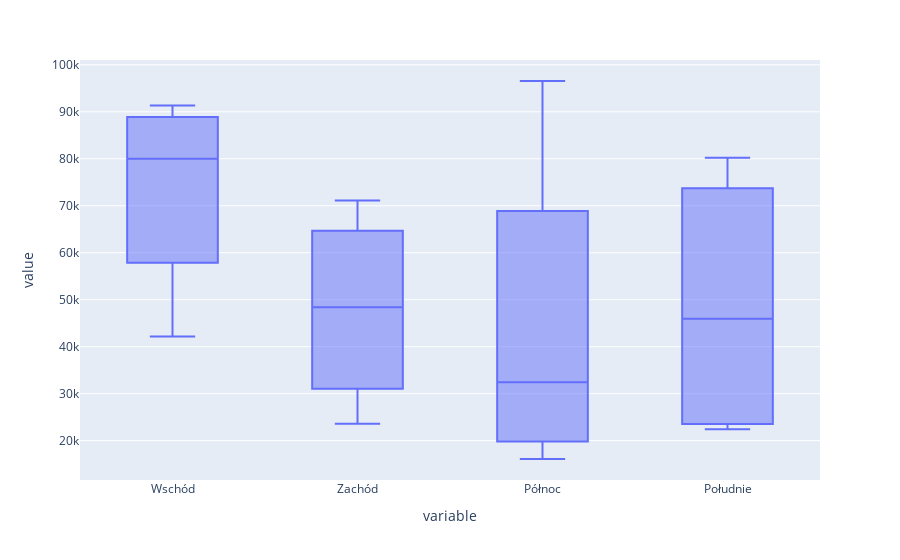

The notebook cell this image was saved under:
### Code cell
data.plot.box()

### Figure 1 — Plotly figure (JSON) as saved in the notebook; plotly's stock layout.template omitted (floating-point values rounded to 4 significant figures)
{"data": [{"alignmentgroup": "True", "hovertemplate": "variable=%{x}<br>value=%{y}<extra></extra>", "legendgroup": "", "marker": {"color": "#636efa"}, "name": "", "notched": false, "offsetgroup": "", "orientation": "v", "showlegend": false, "type": "box", "x": ["Wschód", "Wschód", "Wschód", "Wschód", "Zachód", "Zachód", "Zachód", "Zachód", "Północ", "Północ", "Północ", "Północ", "Południe", "Południe", "Południe", "Południe"], "x0": " ", "xaxis": "x", "y": [42140.0, 91340.0, 86440.0, 73560.0, 71140.0, 23590.0, 38530.0, 58220.0, 16090.0, 96560.0, 41260.0, 23560.0, 24650.0, 67270.0, 80210.0, 22430.0], "y0": " ", "yaxis": "y"}], "layout": {"boxmode": "group", "legend": {"tracegroupgap": 0}, "margin": {"t": 60}, "xaxis": {"anchor": "y", "domain": [0, 1], "title": {"text": "variable"}}, "yaxis": {"anchor": "x", "domain": [0, 1], "title": {"text": "value"}}}}
